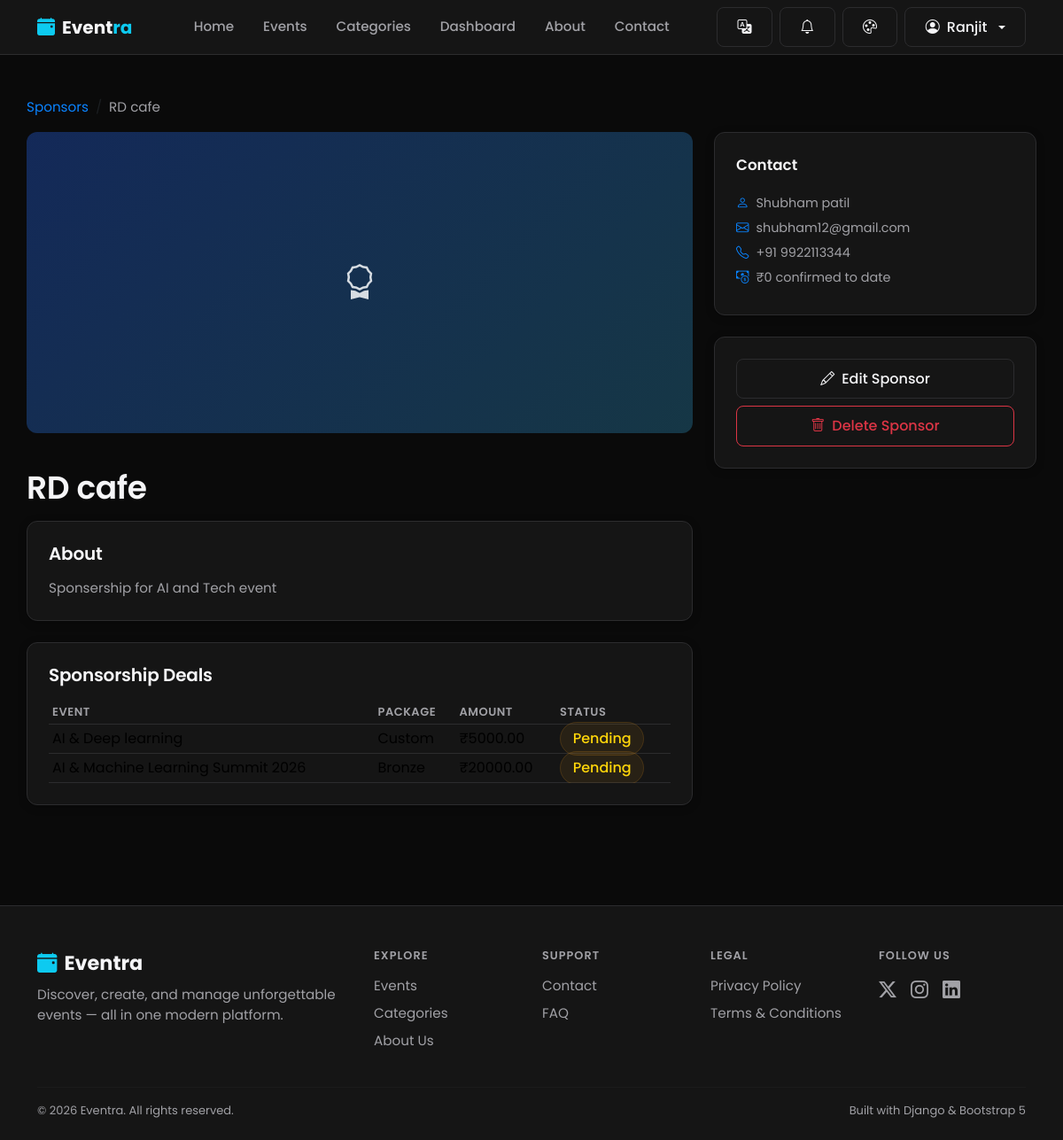
/sponsors/rd-cafe/ (signed in), run on the app's committed database.
### users/models.py (models this page shows, shortened)
class User(AbstractUser):
    SUPER_ADMIN = 'super_admin'
    ORGANIZER = 'organizer'
    STAFF = 'staff'
    VENDOR = 'vendor'
    VOLUNTEER = 'volunteer'
    PARTICIPANT = 'participant'
    ROLE_CHOICES = (
        (SUPER_ADMIN, 'Super Admin'),
        (ORGANIZER, 'Organizer'),
        (STAFF, 'Staff'),
        (VENDOR, 'Vendor'),
        (VOLUNTEER, 'Volunteer'),
        (PARTICIPANT, 'Participant'),
    )
    SELF_SERVICE_ROLES = (ORGANIZER, VENDOR, VOLUNTEER, PARTICIPANT)
    role = models.CharField(
        max_length=20,
        choices=ROLE_CHOICES,
        default=PARTICIPANT,
        help_text="Determines which dashboard and permissions the user gets.",
    )
    phone_number = models.CharField(max_length=15, blank=True)
    bio = models.TextField(max_length=300, blank=True)
    profile_image = models.ImageField(upload_to='profile_images/', blank=True, null=True)
    is_organizer = models.BooleanField(
        default=False,
        help_text="Organizers can create and manage events. Kept for backward "
                   "compatibility; automatically kept in sync with `role`."
    )
    created_at = models.DateTimeField(auto_now_add=True)
    @property
    def is_super_admin(self):
        return self.role == self.SUPER_ADMIN or self.is_superuser

### sponsors/models.py (models this page shows, shortened)
class Sponsor(models.Model):
    company_name = models.CharField(max_length=200)
    slug = models.SlugField(max_length=220, unique=True, blank=True)
    logo = models.ImageField(upload_to='sponsor_logos/', blank=True, null=True)
    website = models.URLField(blank=True)
    contact_person = models.CharField(max_length=150, blank=True)
    email = models.EmailField(blank=True)
    phone_number = models.CharField(max_length=15, blank=True)
    description = models.TextField(blank=True)
    is_active = models.BooleanField(
        default=True,
        help_text="Inactive sponsors are hidden from the picker when attaching a new sponsorship."
    )
    created_by = models.ForeignKey(
        settings.AUTH_USER_MODEL, on_delete=models.SET_NULL, null=True, blank=True,
        related_name='sponsors_created'
    )
    created_at = models.DateTimeField(auto_now_add=True)
    updated_at = models.DateTimeField(auto_now=True)
    class Meta:
        ordering = ['company_name']
    @property
    def total_confirmed_amount(self):
        total = self.sponsorships.filter(
            status__in=EventSponsorship.CONFIRMED_STATUSES
        ).aggregate(models.Sum('amount'))['amount__sum']
        return total or 0

class EventSponsorship(models.Model):
    PACKAGE_CHOICES = (
        ('platinum', 'Platinum'),
        ('gold', 'Gold'),
        ('silver', 'Silver'),
        ('bronze', 'Bronze'),
        ('custom', 'Custom'),
    )
    STATUS_CHOICES = (
        ('pending', 'Pending'),
        ('confirmed', 'Confirmed'),
        ('paid', 'Paid'),
        ('cancelled', 'Cancelled'),
    )
    CONFIRMED_STATUSES = ('confirmed', 'paid')
    sponsor = models.ForeignKey(Sponsor, on_delete=models.CASCADE, related_name='sponsorships')
    event = models.ForeignKey('events.Event', on_delete=models.CASCADE, related_name='sponsorships')
    package = models.CharField(max_length=20, choices=PACKAGE_CHOICES, default='custom')
    amount = models.DecimalField(max_digits=12, decimal_places=2)
    status = models.CharField(max_length=20, choices=STATUS_CHOICES, default='pending')
    benefits = models.TextField(
        blank=True,
        help_text="What the sponsor gets in return — logo placement, booth space, mentions, etc."
    )
    notes = models.TextField(blank=True)
    created_by = models.ForeignKey(
        settings.AUTH_USER_MODEL, on_delete=models.SET_NULL, null=True, blank=True,
        related_name='sponsorships_created'
    )
    created_at = models.DateTimeField(auto_now_add=True)
    updated_at = models.DateTimeField(auto_now=True)
    class Meta:
        ordering = ['-created_at']

### events/models.py (models this page shows, shortened)
class Event(models.Model):
    STATUS_CHOICES = (
        ('draft', 'Draft'),
        ('published', 'Published'),
        ('cancelled', 'Cancelled'),
        ('completed', 'Completed'),
    )
    title = models.CharField(max_length=200)
    slug = models.SlugField(max_length=220, unique=True, blank=True)
    description = models.TextField()
    category = models.ForeignKey(
        Category, on_delete=models.SET_NULL, null=True, related_name='events'
    )
    organizer = models.ForeignKey(
        settings.AUTH_USER_MODEL, on_delete=models.CASCADE, related_name='organized_events'
    )
    location = models.CharField(
        max_length=255,
        help_text="Free-text venue/location name, used when no registered Venue is selected."
    )
    venue = models.ForeignKey(
        'venues.Venue', on_delete=models.SET_NULL, null=True, blank=True,
        related_name='events',
        help_text="Optional: link to a managed Venue for booking, conflict detection, and capacity checks."
    )
    organization = models.ForeignKey(
        'organizations.Organization', on_delete=models.SET_NULL, null=True, blank=True,
        related_name='events',
        help_text=(
            "Optional: which Organization (tenant) this event belongs to. Nullable and additive — "
            "existing events with no organization are unaffected. See organizations.models.Organization "
            "for the scope of what this field does and does not enforce."
        )
    )
    start_date = models.DateTimeField()
    end_date = models.DateTimeField()
    capacity = models.PositiveIntegerField(default=50)
    price = models.DecimalField(max_digits=8, decimal_places=2, default=0)
    image = models.ImageField(upload_to='event_images/', blank=True, null=True)
    status = models.CharField(max_length=20, choices=STATUS_CHOICES, default='published')
    created_at = models.DateTimeField(auto_now_add=True)
    updated_at = models.DateTimeField(auto_now=True)
    class Meta:
        ordering = ['-start_date']
    def get_absolute_url(self):
        return reverse('events:event_detail', kwargs={'slug': self.slug})

### sponsors/views.py (the view)
# urls.py: path('<slug:slug>/', views.sponsor_detail, name='sponsor_detail'),
@login_required
def sponsor_detail(request, slug):
    if not _can_browse_catalog(request.user):
        messages.error(request, "You don't have permission to view this sponsor.")
        return redirect('dashboard:dashboard')
    sponsor = get_object_or_404(Sponsor, slug=slug)
    can_manage_catalog = request.user.is_superuser or request.user.role in SPONSOR_CATALOG_ROLES
    if not sponsor.is_active and not can_manage_catalog:
        messages.error(request, "This sponsor is no longer active.")
        return redirect('sponsors:sponsor_list')
    context = {
        'sponsor': sponsor,
        'sponsorships': sponsor.sponsorships.select_related('event').all(),
        'can_manage_catalog': can_manage_catalog,
    }
    return render(request, 'sponsors/sponsor_detail.html', context)

### templates/sponsors/sponsor_detail.html (shortened to what this page needs)
{% extends 'base.html' %}
{% block content %}
<div class="container section-sm">
  <nav aria-label="breadcrumb" class="mb-3">
    <ol class="breadcrumb">
      <li class="breadcrumb-item"><a href="{% url 'sponsors:sponsor_list' %}">Sponsors</a></li>
      <li class="breadcrumb-item active text-muted-custom">{{ sponsor.company_name }}</li>
    </ol>
  </nav>
  <div class="row g-4">
    <div class="col-lg-8">
      {% if sponsor.logo %}
        <img src="{{ sponsor.logo.url }}" class="event-detail-hero mb-4" alt="{{ sponsor.company_name }}">
      {% else %}
        <div class="event-card-placeholder event-detail-hero mb-4" style="border-radius: var(--radius);"><i class="bi bi-award"></i></div>
      {% endif %}
      <h1 class="mb-3">{{ sponsor.company_name }}</h1>
      {% if sponsor.description %}
      <div class="glass-card p-4 mb-4">
        <h5 class="mb-3">About</h5>
        <p class="text-muted-custom mb-0" style="white-space: pre-line;">{{ sponsor.description }}</p>
      </div>
      {% endif %}
      <div class="glass-card p-4">
        <h5 class="mb-3">Sponsorship Deals</h5>
        {% if sponsorships %}
        <div class="table-responsive">
      <table class="table table-sm align-middle mb-0">
          <thead><tr><th>Event</th><th>Package</th><th>Amount</th><th>Status</th></tr></thead>
          <tbody>
          {% for deal in sponsorships %}
            <tr>
              <td><a href="{{ deal.event.get_absolute_url }}" class="text-reset">{{ deal.event.title }}</a></td>
              <td>{{ deal.get_package_display }}</td>
              <td>₹{{ deal.amount }}</td>
              <td><span class="badge-soft {% if deal.status == 'paid' %}success{% elif deal.status == 'confirmed' %}accent{% elif deal.status == 'cancelled' %}danger{% else %}warning{% endif %}">{{ deal.get_status_display }}</span></td>
            </tr>
          {% endfor %}
          </tbody>
        </table>
    </div>
        {% else %}
        <p class="text-muted-custom mb-0">No sponsorship deals yet.</p>
        {% endif %}
      </div>
    </div>
    <div class="col-lg-4">
      <div class="glass-card p-4 mb-4">
        <div class="dashboard-panel-title"><span>Contact</span></div>
        {% if sponsor.contact_person %}<div class="event-meta"><i class="bi bi-person"></i> {{ sponsor.contact_person }}</div>{% endif %}
        {% if sponsor.email %}<div class="event-meta"><i class="bi bi-envelope"></i> {{ sponsor.email }}</div>{% endif %}
        {% if sponsor.phone_number %}<div class="event-meta"><i class="bi bi-telephone"></i> {{ sponsor.phone_number }}</div>{% endif %}
        <div class="event-meta"><i class="bi bi-cash-coin"></i> ₹{{ sponsor.total_confirmed_amount }} confirmed to date</div>
      </div>
      {% if can_manage_catalog %}
      <div class="glass-card p-4">
        <div class="d-grid gap-2">
          <a href="{% url 'sponsors:sponsor_edit' sponsor.slug %}" class="btn btn-outline-light"><i class="bi bi-pencil me-2"></i>Edit Sponsor</a>
          <a href="{% url 'sponsors:sponsor_delete' sponsor.slug %}" class="btn btn-outline-danger"><i class="bi bi-trash me-2"></i>Delete Sponsor</a>
        </div>
      </div>
      {% endif %}
    </div>
  </div>
</div>
{% endblock %}

### templates/includes/navbar.html (shortened to what this page needs)
{% load static i18n %}
<nav class="navbar navbar-expand-lg site-navbar sticky-top">
  <div class="container">
    <a class="navbar-brand fw-bold d-flex align-items-center gap-2" href="{% url 'pages:home' %}">
      <i class="bi bi-calendar-event-fill text-info"></i>
      <span>Event<span class="text-info">ra</span></span>
    </a>
    <div class="collapse navbar-collapse" id="mainNavbar">
      <ul class="navbar-nav mx-auto mb-2 mb-lg-0 gap-lg-1">
        <li class="nav-item"><a class="nav-link {% if request.resolver_match.view_name == 'pages:home' %}active{% endif %}" href="{% url 'pages:home' %}">{% trans "Home" %}</a></li>
        <li class="nav-item"><a class="nav-link" href="{% url 'events:event_list' %}">{% trans "Events" %}</a></li>
        <li class="nav-item"><a class="nav-link" href="{% url 'categories:category_list' %}">{% trans "Categories" %}</a></li>
        {% if user.is_authenticated %}
        <li class="nav-item"><a class="nav-link" href="{% url 'dashboard:dashboard' %}">{% trans "Dashboard" %}</a></li>
        {% endif %}
        <li class="nav-item"><a class="nav-link" href="{% url 'pages:about' %}">{% trans "About" %}</a></li>
        <li class="nav-item"><a class="nav-link" href="{% url 'pages:contact' %}">{% trans "Contact" %}</a></li>
      </ul>
      <div class="d-flex align-items-center gap-2">
        <div class="dropdown">
          <button class="btn btn-outline-light d-flex align-items-center gap-1" type="button" id="langSwitcherBtn" data-bs-toggle="dropdown" aria-expanded="false" title="{% trans 'Change language' %}">
            <i class="bi bi-translate"></i>
          </button>
        </div>
        {% if user.is_authenticated %}
        <div class="dropdown">
          <button class="btn btn-outline-light position-relative d-flex align-items-center" type="button" id="notifBellBtn" data-bs-toggle="dropdown" aria-expanded="false" title="Notifications">
            <i class="bi bi-bell"></i>
          </button>
        </div>
        {% endif %}
        <div class="dropdown">
          <button class="btn btn-outline-light d-flex align-items-center" type="button" id="themeSwitcherBtn" data-bs-toggle="dropdown" aria-expanded="false" title="Change theme">
            <i class="bi bi-palette"></i>
          </button>
        </div>
        {% if user.is_authenticated %}
          <div class="dropdown">
            <button class="btn btn-outline-light dropdown-toggle d-flex align-items-center gap-2" type="button" data-bs-toggle="dropdown" aria-expanded="false">
              <i class="bi bi-person-circle"></i> {{ user.first_name|default:user.username }}
            </button>
          </div>
        {% else %}
          <a href="{% url 'users:login' %}" class="btn btn-outline-light">{% trans "Login" %}</a>
          <a href="{% url 'users:signup' %}" class="btn btn-primary">{% trans "Sign Up" %}</a>
        {% endif %}
      </div>
    </div>
  </div>
</nav>

### data on the page
User: first_name "Ranjit"
Sponsor: company_name "RD cafe", description "Sponsership for AI and Tech event", contact_person "Shubham patil", email "shubham12@gmail.com", phone_number "+91 9922113344", total_confirmed_amount "0"
EventSponsorship: event "AI & Deep learning", package "Custom", amount "5000.00", status "Pending"
EventSponsorship: event "AI & Machine Learning Summit 2026", package "Bronze", amount "20000.00", status "Pending"
